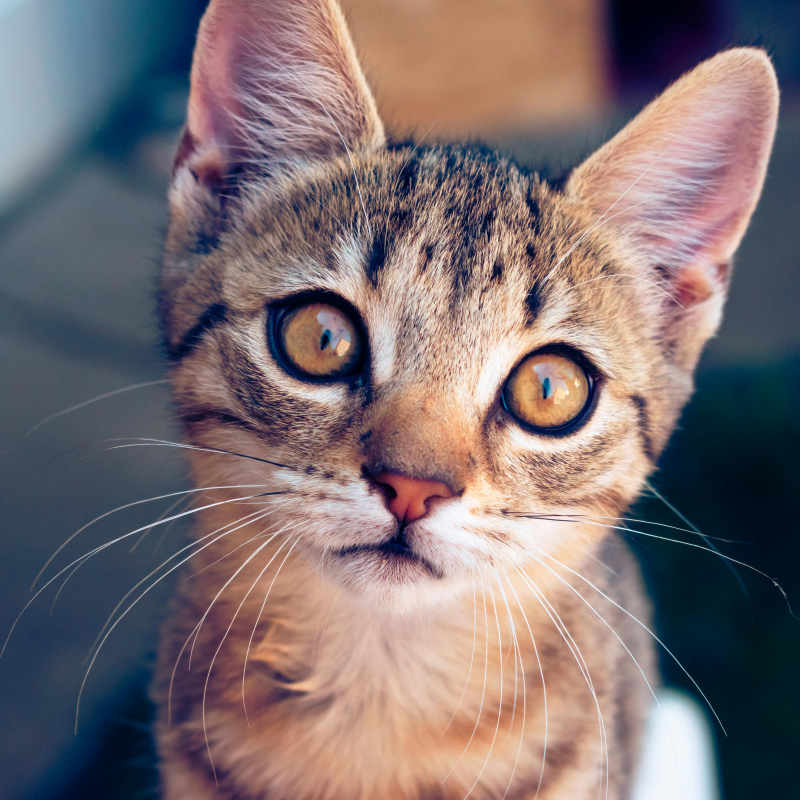
#> input picture assets/cats/1.jpg, 4000 x 4000 px (shown at 1/5 size); its folder holds 3 pictures in this run
$ python resize_cats.py
#> lines starting #> are read from the running program, lines starting #| are printed output that depends on the picture
#!/usr/bin/env python3
"""
Script pour redimensionner les images de chats en 256x256 et les convertir en WebP.
Utilisation: python3 resize_cats.py
Prérequis: pip install Pillow
"""

import os
from pathlib import Path

try:
    from PIL import Image
except ImportError:
    print("Pillow n'est pas installé. Installation en cours...")
    os.system("pip install Pillow")
    from PIL import Image

# Configuration
INPUT_DIR = Path(__file__).parent.parent / "assets" / "cats"
OUTPUT_DIR = Path(__file__).parent.parent / "assets" / "cats_optimized"
TARGET_SIZE = (256, 256)
QUALITY = 85  # Qualité WebP (0-100)

def resize_and_convert():
    """Redimensionne et convertit toutes les images de chats."""

    # Créer le dossier de sortie s'il n'existe pas
    OUTPUT_DIR.mkdir(parents=True, exist_ok=True)

    # Lister tous les fichiers JPG
    jpg_files = sorted(INPUT_DIR.glob("*.jpg"), key=lambda x: int(x.stem))

    print(f"Trouvé {len(jpg_files)} images à traiter")
    print(f"Dossier source: {INPUT_DIR}")
    print(f"Dossier destination: {OUTPUT_DIR}")
    print(f"Taille cible: {TARGET_SIZE[0]}x{TARGET_SIZE[1]}")
    print("-" * 50)

    processed = 0
    errors = 0

    for jpg_file in jpg_files:
        try:
            # Ouvrir l'image
            with Image.open(jpg_file) as img:
                # Convertir en RGB si nécessaire (pour les images avec transparence)
#> img is the input picture: PIL image 4000x4000 RGB; mean R, G, B 124, 110.9, 113.4
                if img.mode in ('RGBA', 'P'):
                    img = img.convert('RGB')

                # Redimensionner en gardant le ratio puis crop au centre
                # Comme les images sont déjà carrées, on redimensionne directement
                img_resized = img.resize(TARGET_SIZE, Image.Resampling.LANCZOS)
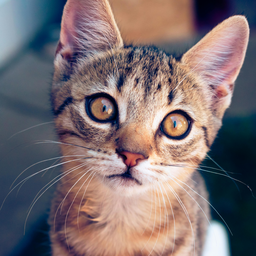
#> img_resized: PIL image 256x256 RGB; mean R, G, B 124, 110.9, 113.4

                # Sauvegarder en WebP
                output_path = OUTPUT_DIR / f"{jpg_file.stem}.webp"
                img_resized.save(output_path, "WEBP", quality=QUALITY, method=6)

                # Afficher les infos
                original_size = jpg_file.stat().st_size / 1024
                new_size = output_path.stat().st_size / 1024
                reduction = ((original_size - new_size) / original_size) * 100

                print(f"✓ {jpg_file.name} -> {output_path.name} "
                      f"({original_size:.1f}KB -> {new_size:.1f}KB, -{reduction:.1f}%)")
                processed += 1

        except Exception as e:
            print(f"✗ Erreur pour {jpg_file.name}: {e}")
            errors += 1
#> pass 2 of the loop in resize_and_convert, `for jpg_file in jpg_files:`:
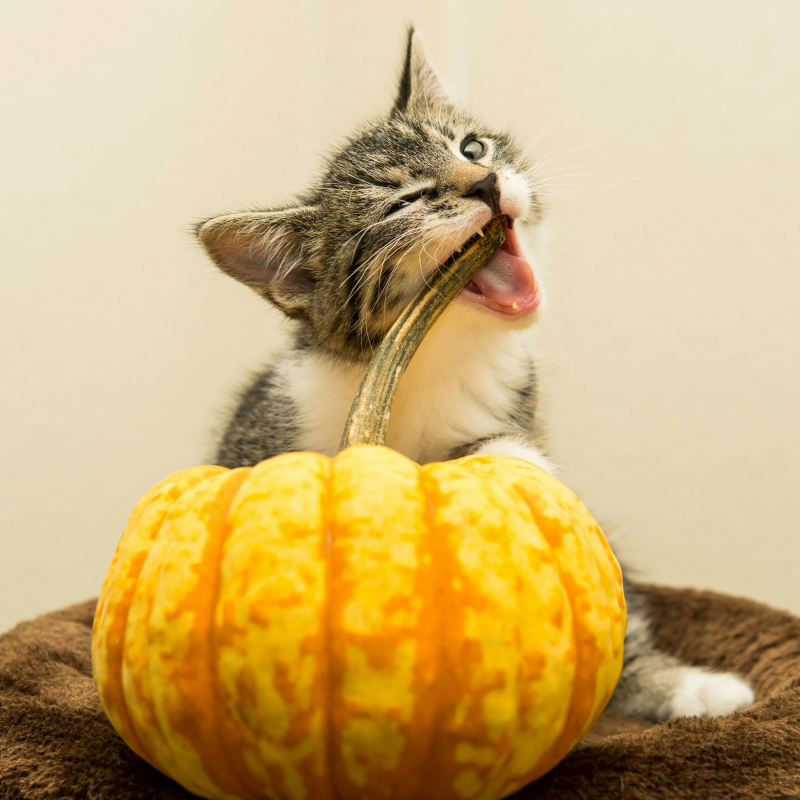
#> input picture assets/cats/11.jpg, 4000 x 4000 px (shown at 1/5 size)
#> in resize_and_convert, img is the input picture: PIL image 4000x4000 RGB; mean R, G, B 203.2, 174.9, 119.1
#> in resize_and_convert, `img_resized = img.resize(TARGET_SIZE, Image.Resampling.LANCZOS)`:
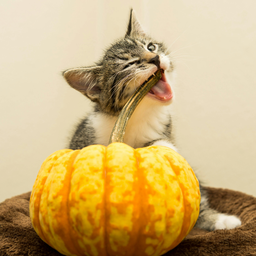
#> img_resized: PIL image 256x256 RGB; mean R, G, B 203.2, 174.9, 119.1
#> pass 3 of the loop in resize_and_convert, `for jpg_file in jpg_files:`:
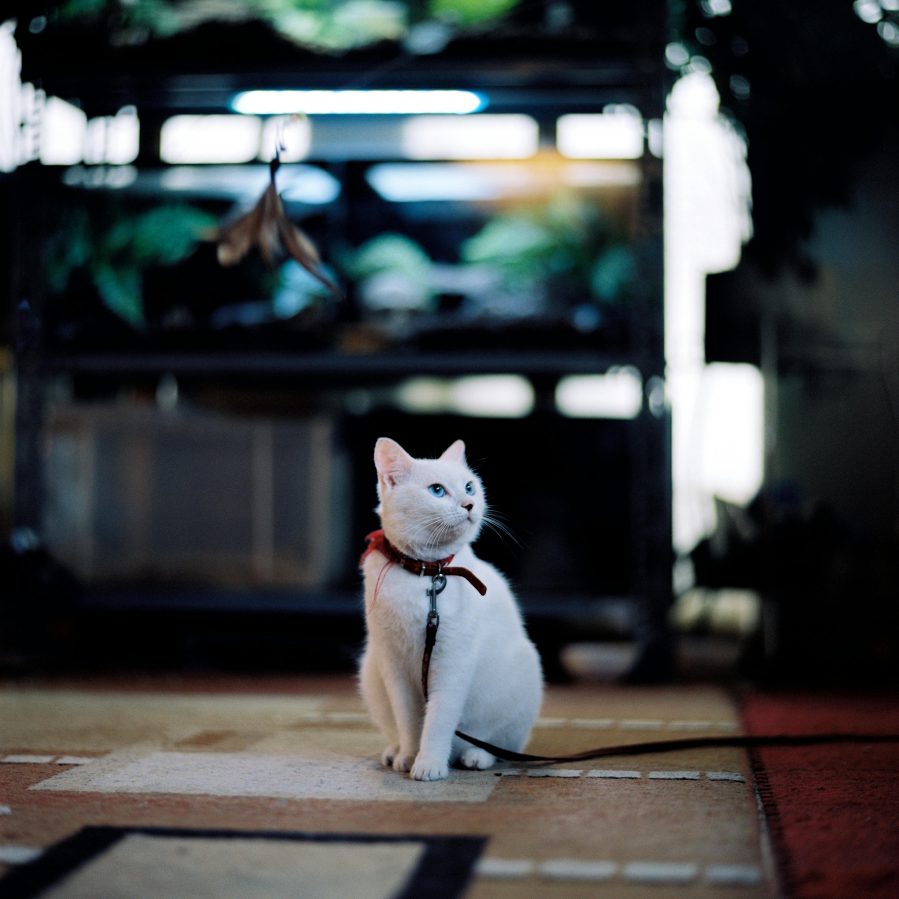
#> input picture assets/cats/12.jpg, 3595 x 3595 px (shown at 1/4 size)
#> in resize_and_convert, img is the input picture: PIL image 3595x3595 RGB; mean R, G, B 66.8, 70.5, 71.9
#> in resize_and_convert, `img_resized = img.resize(TARGET_SIZE, Image.Resampling.LANCZOS)`:
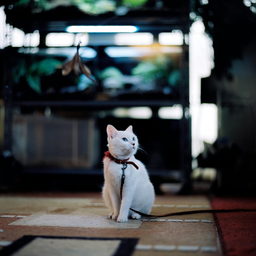
#> img_resized: PIL image 256x256 RGB; mean R, G, B 66.8, 70.5, 71.9

    print("-" * 50)
    print(f"Terminé! {processed} images traitées, {errors} erreurs")

    # Calculer la taille totale
    total_original = sum(f.stat().st_size for f in INPUT_DIR.glob("*.jpg")) / 1024 / 1024
    total_new = sum(f.stat().st_size for f in OUTPUT_DIR.glob("*.webp")) / 1024 / 1024

    print(f"Taille totale: {total_original:.2f}MB -> {total_new:.2f}MB")
    print(f"Réduction totale: {((total_original - total_new) / total_original) * 100:.1f}%")

def generate_cat_data():
    """Génère un fichier Dart avec les données des chats."""

    webp_files = sorted(OUTPUT_DIR.glob("*.webp"), key=lambda x: int(x.stem))

    dart_content = '''// GENERATED FILE - DO NOT EDIT
// Généré par scripts/resize_cats.py

/// Liste des chats disponibles dans le système de récompense
class CatData {
  final String id;
  final String assetPath;
  final String name;

  const CatData({
    required this.id,
    required this.assetPath,
    required this.name,
  });
}

/// Tous les chats disponibles (50 chats)
const List<CatData> allCats = [
'''

    cat_names = [
        "Minou", "Félix", "Caramel", "Tigrou", "Luna",
        "Noisette", "Pacha", "Moustache", "Simba", "Câlin",
        "Flocon", "Gribouille", "Minette", "Oscar", "Perle",
        "Pompon", "Réglisse", "Sushi", "Vanille", "Zorro",
        "Biscuit", "Cannelle", "Domino", "Éclipse", "Fripouille",
        "Ginger", "Haribo", "Iris", "Jazz", "Kiwi",
        "Léo", "Mochi", "Nougat", "Oreo", "Pixel",
        "Quartz", "Romeo", "Sunny", "Tiramisu", "Udon",
        "Velours", "Whisky", "Xena", "Yuki", "Zigzag",
        "Ambre", "Bulle", "Cachou", "Doudou", "Rawwwr"
    ]

    for i, webp_file in enumerate(webp_files):
        cat_id = webp_file.stem
        name = cat_names[i] if i < len(cat_names) else f"Chat #{cat_id}"
        dart_content += f'''  CatData(
    id: '{cat_id}',
    assetPath: 'assets/cats_optimized/{cat_id}.webp',
    name: '{name}',
  ),
'''

    dart_content += '''];

/// Nombre total de chats
const int totalCatsCount = 50;
'''

    # Sauvegarder le fichier Dart
    dart_path = Path(__file__).parent.parent / "lib" / "core" / "data" / "cat_data.dart"
    dart_path.parent.mkdir(parents=True, exist_ok=True)

    with open(dart_path, 'w', encoding='utf-8') as f:
        f.write(dart_content)

    print(f"\nFichier Dart généré: {dart_path}")

if __name__ == "__main__":
    print("=== Redimensionnement des images de chats ===\n")
    resize_and_convert()
    print("\n=== Génération du fichier Dart ===")
    generate_cat_data()
    print("\n✓ Tout est prêt!")
